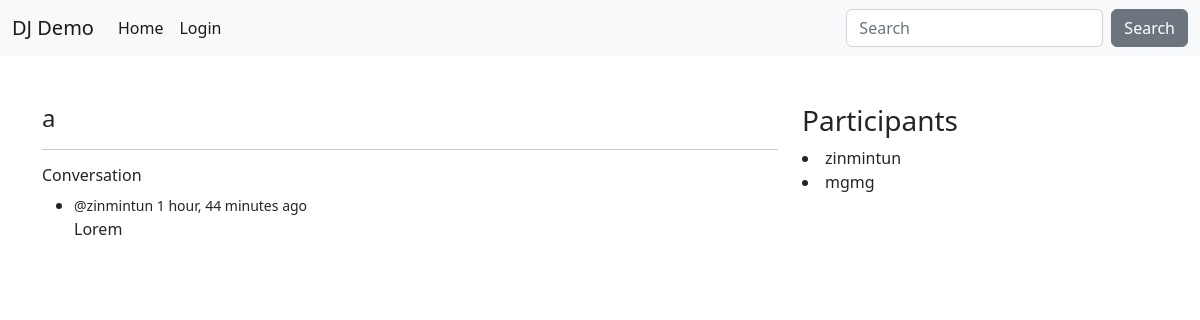
/room/11/, run on the app's committed database.
### base/models.py (models this page shows, shortened)
class Room(models.Model):
    host = models.ForeignKey(User, on_delete=models.SET_NULL, null=True)
    topic = models.ForeignKey(Topic, on_delete=models.SET_NULL, null=True)
    name = models.CharField(max_length=200)
    description = models.TextField(null=True, blank=True)
    participants = models.ManyToManyField(
        User, related_name='participants', blank=True)
    created = models.DateTimeField(auto_now_add=True)
    updated = models.DateTimeField(auto_now=True)
    class Meta:
        ordering = ['-updated', '-created']

class Message(models.Model):
    user = models.ForeignKey(User, on_delete=models.CASCADE)
    room = models.ForeignKey(Room, on_delete=models.CASCADE)
    body = models.TextField()
    created = models.DateTimeField(auto_now_add=True)
    updated = models.DateTimeField(auto_now=True)
    class Meta:
        ordering = ['-updated', '-created']

### base/views.py (the view, shortened to what this page needs)
# urls.py: path('room/<str:pk>/', views.room, name='room'),
def room(request, pk):
    room = Room.objects.get(id=pk)
    room_messages = room.message_set.all().order_by('-created')
    participants = room.participants.all
    context = {'room': room, 'room_messages': room_messages,
               'participants': participants}
    return render(request, 'base/room.html', context)

### base/templates/base/room.html (shortened to what this page needs)
{% extends 'main.html' %}
{% block content %}
<div class="col-md-8">
    <div>
        <h4>
            {{room.name}}
        </h4>
    </div>
    <hr>
    <div>
        <h6>Conversation</h6>
        <ul>
            {% for message in room_messages %}
            <li>
                <small>
                    @{{message.user}}
                    {{message.created|timesince}} ago
                </small>
                <p>
                    {{message.body}}
                </p>
            </li>
            {% endfor %}
        </ul>
    </div>
</div>
<div class="col-md-4">
    <h3>Participants</h3>
    {% for user in participants %}
    <li>
        {{user.username}}
    </li>
    {% endfor %}
</div>
{% endblock %}

### data on the page
Room: name "a"
Message: user "zinmintun", created "1 hour, 44 minutes", body "Lorem"

### other printed values
{{ user.username }} "zinmintun"
{{ user.username }} "mgmg"
